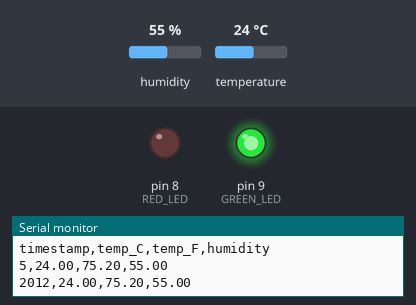
Bench run of a sketch on a simulated Arduino Uno, built with avr-gcc and run on an emulated ATmega328P. Parts: output pins drawn as LEDs (lit = HIGH), the last lines printed to the serial monitor. Inputs (shaded band) come from the test bench; at power-on: humidity 55 %, temperature 24 °C.

Above: at 2.8 s.
2.9 s: humidity set to 79 %
5.6 s: humidity set to 82 %
At 6.6 s:
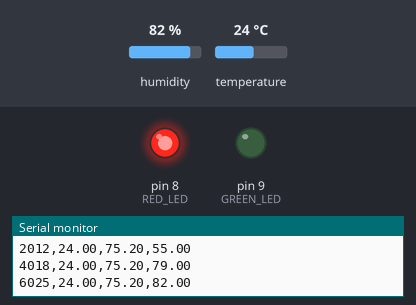
8.3 s: humidity set to 22 %
At 11.2 s:
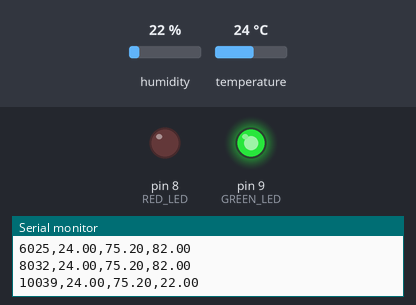
11.5 s: humidity set to 88 %
At 13.1 s:
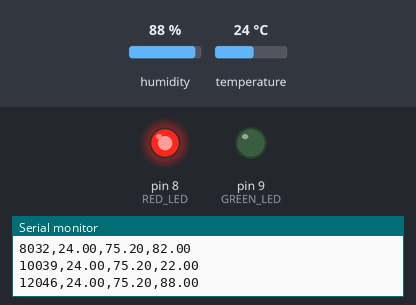
Timing chart, 0 to 14.6 s (numbered marks = the images above; inputs shaded):
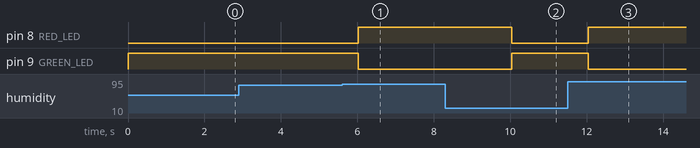

The sketch:

weather_station.ino
```cpp
#include <DHT.h>

#define DHTPIN 2
#define DHTTYPE DHT22

#define RED_LED 8
#define GREEN_LED 9

DHT dht(DHTPIN, DHTTYPE);

void setup() {

  pinMode(RED_LED, OUTPUT);
  pinMode(GREEN_LED, OUTPUT);

  Serial.begin(9600);

  dht.begin();

  Serial.println("timestamp,temp_C,temp_F,humidity");
}

void loop() {

  float tempC = dht.readTemperature();
  float humidity = dht.readHumidity();

  if (isnan(tempC) || isnan(humidity)) {
    Serial.println("Sensor Error");
    delay(2000);
    return;
  }

  float tempF = tempC * 9.0 / 5.0 + 32.0;

  // CSV Output
  Serial.print(millis());
  Serial.print(",");

  Serial.print(tempC);
  Serial.print(",");

  Serial.print(tempF);
  Serial.print(",");

  Serial.println(humidity);

  // LED Conditions
  if (tempC > 35 || humidity > 80) {

    digitalWrite(RED_LED, HIGH);
    digitalWrite(GREEN_LED, LOW);

  }
  else {

    digitalWrite(RED_LED, LOW);
    digitalWrite(GREEN_LED, HIGH);

  }

  delay(2000);

}
```

Measured:
- the behaviour switches between 80 and 81 % on humidity (found by bisection; images 0 and 1)
- after the input at 5.6 s, pin 8 (RED_LED): LOW → HIGH after 0.43 s; pin 9 (GREEN_LED): HIGH → LOW after 0.43 s
- after the input at 8.3 s, pin 8 (RED_LED): HIGH → LOW after 1.7 s; pin 9 (GREEN_LED): LOW → HIGH after 1.7 s
- after the input at 11.5 s, pin 8 (RED_LED): LOW → HIGH after 0.55 s; pin 9 (GREEN_LED): HIGH → LOW after 0.55 s
